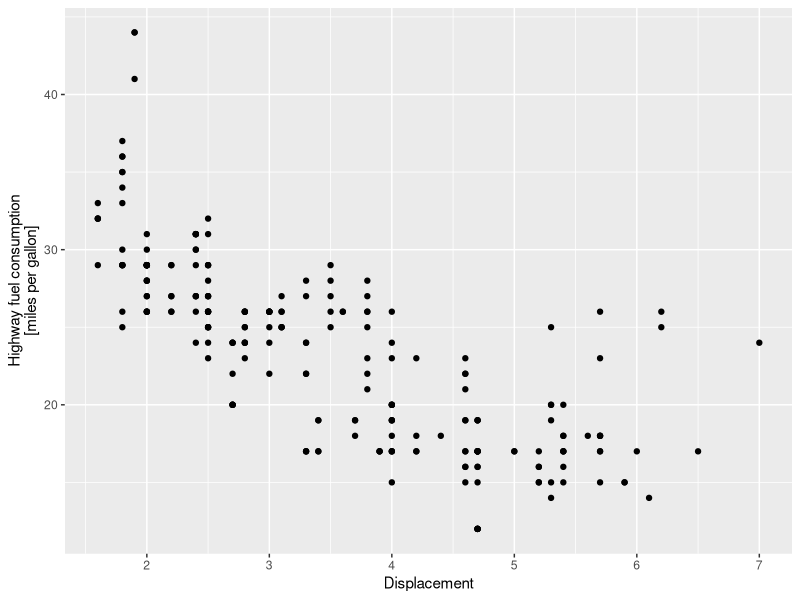

Source code (R):
library(tidyverse)

mpg %>%
  ggplot(aes(x = displ, y = hwy)) +
  geom_point() +
  scale_x_continuous("Displacement") +
  scale_y_continuous("Highway fuel consumption\n[miles per gallon]")
